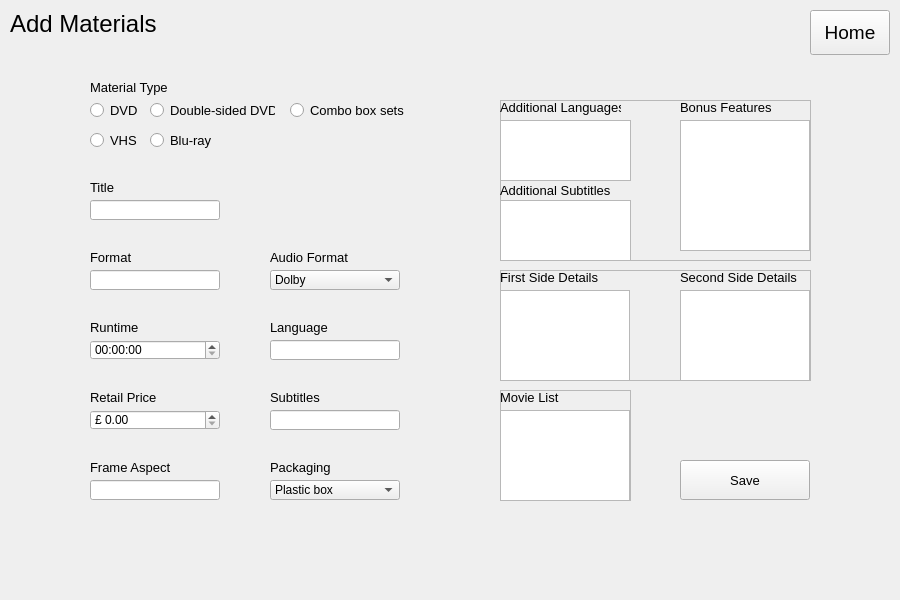
    <widget class="QWidget" name="pageAddMaterials">
     <property name="minimumSize">
      <size>
       <width>900</width>
       <height>600</height>
      </size>
     </property>
     <widget class="QPushButton" name="buttonHomeAddMaterials">
      <property name="geometry">
       <rect>
        <x>810</x>
        <y>10</y>
        <width>80</width>
        <height>45</height>
       </rect>
      </property>
      <property name="font">
       <font>
        <pointsize>14</pointsize>
       </font>
      </property>
      <property name="text">
       <string>Home</string>
      </property>
     </widget>
     <widget class="QLabel" name="labelAddMaterialsHeading">
      <property name="geometry">
       <rect>
        <x>10</x>
        <y>10</y>
        <width>250</width>
        <height>27</height>
       </rect>
      </property>
      <property name="font">
       <font>
        <pointsize>18</pointsize>
       </font>
      </property>
      <property name="text">
       <string>Add Materials</string>
      </property>
     </widget>
     <widget class="QLabel" name="labelAddMaterialsTitle">
      <property name="geometry">
       <rect>
        <x>90</x>
        <y>170</y>
        <width>100</width>
        <height>35</height>
       </rect>
      </property>
      <property name="font">
       <font>
        <pointsize>10</pointsize>
       </font>
      </property>
      <property name="text">
       <string>Title</string>
      </property>
     </widget>
     <widget class="QLineEdit" name="textAddMaterialsLanguage">
      <property name="geometry">
       <rect>
        <x>270</x>
        <y>340</y>
        <width>130</width>
        <height>20</height>
       </rect>
      </property>
      <property name="font">
       <font>
        <pointsize>10</pointsize>
       </font>
      </property>
      <property name="text">
       <string/>
      </property>
     </widget>
     <widget class="QLineEdit" name="textAddMaterialsSubtitles">
      <property name="geometry">
       <rect>
        <x>270</x>
        <y>410</y>
        <width>130</width>
        <height>20</height>
       </rect>
      </property>
      <property name="font">
       <font>
        <pointsize>10</pointsize>
       </font>
      </property>
      <property name="text">
       <string/>
      </property>
     </widget>
     <widget class="QRadioButton" name="radioButtonAddMaterialsDVD">
      <property name="geometry">
       <rect>
        <x>90</x>
        <y>100</y>
        <width>50</width>
        <height>20</height>
       </rect>
      </property>
      <property name="font">
       <font>
        <pointsize>10</pointsize>
       </font>
      </property>
      <property name="text">
       <string>DVD</string>
      </property>
     </widget>
     <widget class="QRadioButton" name="radioButtonAddMaterialsBluray">
      <property name="geometry">
       <rect>
        <x>150</x>
        <y>130</y>
        <width>90</width>
        <height>20</height>
       </rect>
      </property>
      <property name="font">
       <font>
        <pointsize>10</pointsize>
       </font>
      </property>
      <property name="text">
       <string>Blu-ray</string>
      </property>
     </widget>
     <widget class="QComboBox" name="comboAddMaterialsAudioFormat">
      <property name="geometry">
       <rect>
        <x>270</x>
        <y>270</y>
        <width>130</width>
        <height>20</height>
       </rect>
      </property>
      <item>
       <property name="text">
        <string>Dolby</string>
       </property>
      </item>
      <item>
       <property name="text">
        <string>Dolby Digital</string>
       </property>
      </item>
      <item>
       <property name="text">
        <string>MPEG-1</string>
       </property>
      </item>
      <item>
       <property name="text">
        <string>PCM</string>
       </property>
      </item>
      <item>
       <property name="text">
        <string>DTS</string>
       </property>
      </item>
     </widget>
     <widget class="QLineEdit" name="textAddMaterialsFormat">
      <property name="geometry">
       <rect>
        <x>90</x>
        <y>270</y>
        <width>130</width>
        <height>20</height>
       </rect>
      </property>
      <property name="font">
       <font>
        <pointsize>10</pointsize>
       </font>
      </property>
      <property name="text">
       <string/>
      </property>
     </widget>
     <widget class="QLabel" name="labelAddMaterialsRetailPrice">
      <property name="geometry">
       <rect>
        <x>90</x>
        <y>380</y>
        <width>100</width>
        <height>35</height>
       </rect>
      </property>
      <property name="font">
       <font>
        <pointsize>10</pointsize>
       </font>
      </property>
      <property name="text">
       <string>Retail Price</string>
      </property>
     </widget>
     <widget class="QRadioButton" name="radioButtonAddMaterialsVHS">
      <property name="geometry">
       <rect>
        <x>90</x>
        <y>130</y>
        <width>50</width>
        <height>20</height>
       </rect>
      </property>
      <property name="font">
       <font>
        <pointsize>10</pointsize>
       </font>
      </property>
      <property name="text">
       <string>VHS</string>
      </property>
     </widget>
     <widget class="QLabel" name="labelAddMaterialsFormat">
      <property name="geometry">
       <rect>
        <x>90</x>
        <y>240</y>
        <width>100</width>
        <height>35</height>
       </rect>
      </property>
      <property name="font">
       <font>
        <pointsize>10</pointsize>
       </font>
      </property>
      <property name="text">
       <string>Format</string>
      </property>
     </widget>
     <widget class="QLabel" name="labelAddMaterialsFrameAspect">
      <property name="geometry">
       <rect>
        <x>90</x>
        <y>450</y>
        <width>100</width>
        <height>35</height>
       </rect>
      </property>
      <property name="font">
       <font>
        <pointsize>10</pointsize>
       </font>
      </property>
      <property name="text">
       <string>Frame Aspect</string>
      </property>
     </widget>
     <widget class="QRadioButton" name="radioButtonAddMaterialsCombo">
      <property name="geometry">
       <rect>
        <x>290</x>
        <y>100</y>
        <width>131</width>
        <height>20</height>
       </rect>
      </property>
      <property name="font">
       <font>
        <pointsize>10</pointsize>
       </font>
      </property>
      <property name="text">
       <string>Combo box sets</string>
      </property>
     </widget>
     <widget class="QLabel" name="labelAddMaterialsLanguage">
      <property name="geometry">
       <rect>
        <x>270</x>
        <y>310</y>
        <width>100</width>
        <height>35</height>
       </rect>
      </property>
      <property name="font">
       <font>
        <pointsize>10</pointsize>
       </font>
      </property>
      <property name="text">
       <string>Language</string>
      </property>
     </widget>
     <widget class="QLabel" name="labelAddMaterialsRuntime">
      <property name="geometry">
       <rect>
        <x>90</x>
        <y>310</y>
        <width>100</width>
        <height>35</height>
       </rect>
      </property>
      <property name="font">
       <font>
        <pointsize>10</pointsize>
       </font>
      </property>
      <property name="text">
       <string>Runtime</string>
      </property>
     </widget>
     <widget class="QLabel" name="labelAddMaterialsSubtitles">
      <property name="geometry">
       <rect>
        <x>270</x>
        <y>380</y>
        <width>100</width>
        <height>35</height>
       </rect>
      </property>
      <property name="font">
       <font>
        <pointsize>10</pointsize>
       </font>
      </property>
      <property name="text">
       <string>Subtitles</string>
      </property>
     </widget>
     <widget class="QLineEdit" name="textAddMaterialsTitle">
      <property name="geometry">
       <rect>
        <x>90</x>
        <y>200</y>
        <width>130</width>
        <height>20</height>
       </rect>
      </property>
      <property name="font">
       <font>
        <pointsize>10</pointsize>
       </font>
      </property>
      <property name="text">
       <string/>
      </property>
     </widget>
     <widget class="QLabel" name="labelAddMaterialsAudioFormat">
      <property name="geometry">
       <rect>
        <x>270</x>
        <y>240</y>
        <width>100</width>
        <height>35</height>
       </rect>
      </property>
      <property name="font">
       <font>
        <pointsize>10</pointsize>
       </font>
      </property>
      <property name="text">
       <string>Audio Format</string>
      </property>
     </widget>
     <widget class="QLabel" name="labelAddMaterialsType">
      <property name="geometry">
       <rect>
        <x>90</x>
        <y>70</y>
        <width>121</width>
        <height>35</height>
       </rect>
      </property>
      <property name="font">
       <font>
        <pointsize>10</pointsize>
       </font>
      </property>
      <property name="text">
       <string>Material Type</string>
      </property>
     </widget>
     <widget class="QRadioButton" name="radioButtonAddMaterialsDoubleDVD">
      <property name="geometry">
       <rect>
        <x>150</x>
        <y>100</y>
        <width>125</width>
        <height>20</height>
       </rect>
      </property>
      <property name="font">
       <font>
        <pointsize>10</pointsize>
       </font>
      </property>
      <property name="text">
       <string>Double-sided DVD</string>
      </property>
     </widget>
     <widget class="QLineEdit" name="textAddMaterialsFrameAspect">
      <property name="geometry">
       <rect>
        <x>90</x>
        <y>480</y>
        <width>130</width>
        <height>20</height>
       </rect>
      </property>
      <property name="font">
       <font>
        <pointsize>10</pointsize>
       </font>
      </property>
      <property name="text">
       <string/>
      </property>
     </widget>
     <widget class="QFrame" name="frameAddMaterialsAdditional">
      <property name="geometry">
       <rect>
        <x>500</x>
        <y>100</y>
        <width>311</width>
        <height>161</height>
       </rect>
      </property>
      <property name="frameShape">
       <enum>QFrame::StyledPanel</enum>
      </property>
      <property name="frameShadow">
       <enum>QFrame::Raised</enum>
      </property>
      <widget class="QPlainTextEdit" name="textAddMaterialsBonusFeatures">
       <property name="geometry">
        <rect>
         <x>180</x>
         <y>20</y>
         <width>130</width>
         <height>131</height>
        </rect>
       </property>
      </widget>
      <widget class="QLabel" name="labelAddMaterialsAdditionalLang">
       <property name="geometry">
        <rect>
         <x>0</x>
         <y>-10</y>
         <width>121</width>
         <height>35</height>
        </rect>
       </property>
       <property name="font">
        <font>
         <pointsize>10</pointsize>
        </font>
       </property>
       <property name="text">
        <string>Additional Languages</string>
       </property>
      </widget>
      <widget class="QLabel" name="labelAddMaterialsAdditionalSub">
       <property name="geometry">
        <rect>
         <x>0</x>
         <y>80</y>
         <width>121</width>
         <height>21</height>
        </rect>
       </property>
       <property name="font">
        <font>
         <pointsize>10</pointsize>
        </font>
       </property>
       <property name="text">
        <string>Additional Subtitles</string>
       </property>
      </widget>
      <widget class="QLabel" name="labelAddMaterialsBonusFeatures">
       <property name="geometry">
        <rect>
         <x>180</x>
         <y>-10</y>
         <width>111</width>
         <height>35</height>
        </rect>
       </property>
       <property name="font">
        <font>
         <pointsize>10</pointsize>
        </font>
       </property>
       <property name="text">
        <string>Bonus Features</string>
       </property>
      </widget>
      <widget class="QPlainTextEdit" name="textAddMaterialsAdditionalLang">
       <property name="geometry">
        <rect>
         <x>0</x>
         <y>20</y>
         <width>131</width>
         <height>61</height>
        </rect>
       </property>
      </widget>
      <widget class="QPlainTextEdit" name="textAddMaterialsAdditionalSub">
       <property name="geometry">
        <rect>
         <x>0</x>
         <y>100</y>
         <width>131</width>
         <height>61</height>
        </rect>
       </property>
      </widget>
     </widget>
     <widget class="QFrame" name="frameAddMaterialsSides">
      <property name="geometry">
       <rect>
        <x>500</x>
        <y>270</y>
        <width>311</width>
        <height>111</height>
       </rect>
      </property>
      <property name="frameShape">
       <enum>QFrame::StyledPanel</enum>
      </property>
      <property name="frameShadow">
       <enum>QFrame::Raised</enum>
      </property>
      <widget class="QLabel" name="labelAddMaterialsFirstSide">
       <property name="geometry">
        <rect>
         <x>0</x>
         <y>-10</y>
         <width>111</width>
         <height>35</height>
        </rect>
       </property>
       <property name="font">
        <font>
         <pointsize>10</pointsize>
        </font>
       </property>
       <property name="text">
        <string>First Side Details</string>
       </property>
      </widget>
      <widget class="QPlainTextEdit" name="textAddMaterialsSecondSide">
       <property name="geometry">
        <rect>
         <x>180</x>
         <y>20</y>
         <width>130</width>
         <height>91</height>
        </rect>
       </property>
      </widget>
      <widget class="QPlainTextEdit" name="textAddMaterialsFirstSide">
       <property name="geometry">
        <rect>
         <x>0</x>
         <y>20</y>
         <width>130</width>
         <height>91</height>
        </rect>
       </property>
      </widget>
      <widget class="QLabel" name="labelAddMaterialsSecondSide">
       <property name="geometry">
        <rect>
         <x>180</x>
         <y>-10</y>
         <width>121</width>
         <height>35</height>
        </rect>
       </property>
       <property name="font">
        <font>
         <pointsize>10</pointsize>
        </font>
       </property>
       <property name="text">
        <string>Second Side Details</string>
       </property>
      </widget>
     </widget>
     <widget class="QFrame" name="frameAddMaterialsSidesMovieList">
      <property name="geometry">
       <rect>
        <x>500</x>
        <y>390</y>
        <width>131</width>
        <height>111</height>
       </rect>
      </property>
      <property name="frameShape">
       <enum>QFrame::StyledPanel</enum>
      </property>
      <property name="frameShadow">
       <enum>QFrame::Raised</enum>
      </property>
      <widget class="QPlainTextEdit" name="textAddMaterialsMovieList">
       <property name="geometry">
        <rect>
         <x>0</x>
         <y>20</y>
         <width>130</width>
         <height>91</height>
        </rect>
       </property>
      </widget>
      <widget class="QLabel" name="labelAddMaterialsMovieList">
       <property name="geometry">
        <rect>
         <x>0</x>
         <y>-10</y>
         <width>111</width>
         <height>35</height>
        </rect>
       </property>
       <property name="font">
        <font>
         <pointsize>10</pointsize>
        </font>
       </property>
       <property name="text">
        <string>Movie List</string>
       </property>
      </widget>
     </widget>
     <widget class="QPushButton" name="buttonAddMaterialsSave">
      <property name="geometry">
       <rect>
        <x>680</x>
        <y>460</y>
        <width>130</width>
        <height>40</height>
       </rect>
      </property>
      <property name="font">
       <font>
        <pointsize>10</pointsize>
       </font>
      </property>
      <property name="text">
       <string>Save</string>
      </property>
     </widget>
     <widget class="QLabel" name="labelAddMaterialsPackaging">
      <property name="geometry">
       <rect>
        <x>270</x>
        <y>450</y>
        <width>100</width>
        <height>35</height>
       </rect>
      </property>
      <property name="font">
       <font>
        <pointsize>10</pointsize>
       </font>
      </property>
      <property name="text">
       <string>Packaging</string>
      </property>
     </widget>
     <widget class="QComboBox" name="comboAddMaterialsPackaging">
      <property name="geometry">
       <rect>
        <x>270</x>
        <y>480</y>
        <width>130</width>
        <height>20</height>
       </rect>
      </property>
      <item>
       <property name="text">
        <string>Plastic box</string>
       </property>
      </item>
      <item>
       <property name="text">
        <string>Cardboard box</string>
       </property>
      </item>
      <item>
       <property name="text">
        <string>Cardboard package</string>
       </property>
      </item>
      <item>
       <property name="text">
        <string>Plastic package</string>
       </property>
      </item>
     </widget>
     <widget class="QTimeEdit" name="timeAddMaterialsRuntime">
      <property name="geometry">
       <rect>
        <x>90</x>
        <y>340</y>
        <width>130</width>
        <height>20</height>
       </rect>
      </property>
     </widget>
     <widget class="QDoubleSpinBox" name="spinBoxAddMaterialsRetailPrice">
      <property name="geometry">
       <rect>
        <x>90</x>
        <y>410</y>
        <width>130</width>
        <height>20</height>
       </rect>
      </property>
      <property name="prefix">
       <string>£ </string>
      </property>
      <property name="maximum">
       <double>10000.000000000000000</double>
      </property>
      <property name="singleStep">
       <double>1.000000000000000</double>
      </property>
     </widget>
    </widget>
